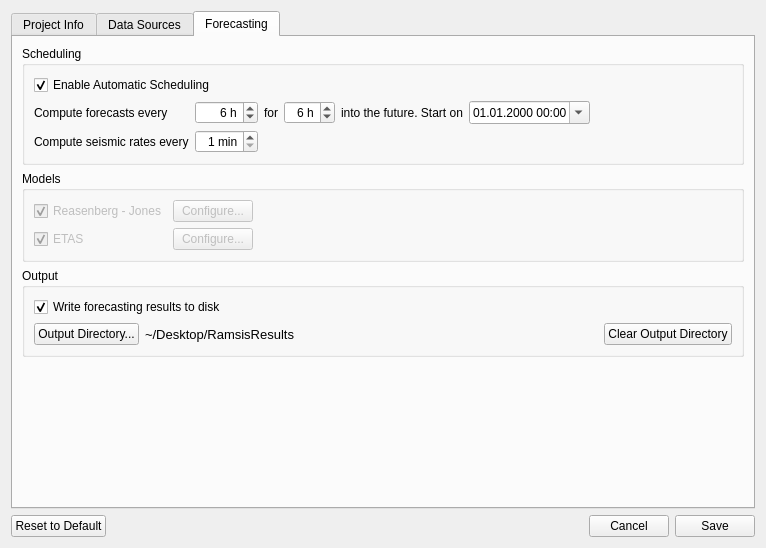
<?xml version="1.0" encoding="UTF-8"?>
<ui version="4.0">
 <class>SettingsWindow</class>
 <widget class="QDialog" name="SettingsWindow">
  <property name="geometry">
   <rect>
    <x>0</x>
    <y>0</y>
    <width>766</width>
    <height>548</height>
   </rect>
  </property>
  <property name="minimumSize">
   <size>
    <width>766</width>
    <height>548</height>
   </size>
  </property>
  <property name="maximumSize">
   <size>
    <width>766</width>
    <height>548</height>
   </size>
  </property>
  <property name="windowTitle">
   <string>RAMSIS Configuration</string>
  </property>
  <layout class="QGridLayout" name="gridLayout_6">
   <item row="0" column="0">
    <widget class="QTabWidget" name="settingsTabs">
     <property name="tabShape">
      <enum>QTabWidget::Rounded</enum>
     </property>
     <property name="currentIndex">
      <number>2</number>
     </property>
     <widget class="QWidget" name="tabProjectInfo">
      <attribute name="title">
       <string>Project Info</string>
      </attribute>
      <layout class="QGridLayout" name="gridLayout">
       <item row="1" column="1">
        <widget class="QDateTimeEdit" name="projectStartEdit">
         <property name="displayFormat">
          <string>dd.MM.yyyy HH:mm</string>
         </property>
         <property name="calendarPopup">
          <bool>true</bool>
         </property>
        </widget>
       </item>
       <item row="0" column="0">
        <widget class="QLabel" name="label_3">
         <property name="text">
          <string>Project Title</string>
         </property>
        </widget>
       </item>
       <item row="0" column="1">
        <widget class="QLineEdit" name="projectTitleEdit"/>
       </item>
       <item row="1" column="0">
        <widget class="QLabel" name="label_2">
         <property name="text">
          <string>Project Start Date</string>
         </property>
        </widget>
       </item>
       <item row="2" column="0">
        <widget class="QLabel" name="label">
         <property name="text">
          <string>Project End Date</string>
         </property>
        </widget>
       </item>
       <item row="3" column="0">
        <widget class="QLabel" name="label_4">
         <property name="text">
          <string>Description</string>
         </property>
         <property name="alignment">
          <set>Qt::AlignLeading|Qt::AlignLeft|Qt::AlignVCenter</set>
         </property>
        </widget>
       </item>
       <item row="3" column="1">
        <widget class="QPlainTextEdit" name="descriptionEdit"/>
       </item>
       <item row="2" column="1">
        <widget class="QDateTimeEdit" name="projectEndEdit">
         <property name="displayFormat">
          <string>dd.MM.yyyy HH:mm</string>
         </property>
         <property name="calendarPopup">
          <bool>true</bool>
         </property>
        </widget>
       </item>
       <item row="1" column="2">
        <spacer name="horizontalSpacer_4">
         <property name="orientation">
          <enum>Qt::Horizontal</enum>
         </property>
         <property name="sizeHint" stdset="0">
          <size>
           <width>40</width>
           <height>20</height>
          </size>
         </property>
        </spacer>
       </item>
      </layout>
     </widget>
     <widget class="QWidget" name="tabDataSources">
      <attribute name="title">
       <string>Data Sources</string>
      </attribute>
      <layout class="QVBoxLayout" name="verticalLayout">
       <item>
        <widget class="QGroupBox" name="groupBox">
         <property name="title">
          <string>Seismic Data</string>
         </property>
         <layout class="QGridLayout" name="gridLayout_5">
          <item row="1" column="0">
           <widget class="QLabel" name="label_5">
            <property name="sizePolicy">
             <sizepolicy hsizetype="Preferred" vsizetype="Preferred">
              <horstretch>0</horstretch>
              <verstretch>0</verstretch>
             </sizepolicy>
            </property>
            <property name="minimumSize">
             <size>
              <width>80</width>
              <height>0</height>
             </size>
            </property>
            <property name="text">
             <string>FDSNWS Url</string>
            </property>
           </widget>
          </item>
          <item row="1" column="1">
           <widget class="QLineEdit" name="fdsnUrlEdit">
            <property name="placeholderText">
             <string>http://fdsn.example.com/event</string>
            </property>
           </widget>
          </item>
          <item row="1" column="2">
           <spacer name="horizontalSpacer_5">
            <property name="orientation">
             <enum>Qt::Horizontal</enum>
            </property>
            <property name="sizeHint" stdset="0">
             <size>
              <width>40</width>
              <height>20</height>
             </size>
            </property>
           </spacer>
          </item>
          <item row="0" column="0" colspan="2">
           <widget class="QCheckBox" name="enableFdsnCheckBox">
            <property name="text">
             <string>Use FDSN Service</string>
            </property>
           </widget>
          </item>
         </layout>
        </widget>
       </item>
       <item>
        <widget class="QGroupBox" name="groupBox_2">
         <property name="title">
          <string>Hydraulic Data</string>
         </property>
         <layout class="QGridLayout" name="gridLayout_7">
          <item row="1" column="0">
           <widget class="QLabel" name="label_6">
            <property name="minimumSize">
             <size>
              <width>80</width>
              <height>0</height>
             </size>
            </property>
            <property name="text">
             <string>HYDWS Url</string>
            </property>
           </widget>
          </item>
          <item row="1" column="2">
           <spacer name="horizontalSpacer_6">
            <property name="orientation">
             <enum>Qt::Horizontal</enum>
            </property>
            <property name="sizeHint" stdset="0">
             <size>
              <width>40</width>
              <height>20</height>
             </size>
            </property>
           </spacer>
          </item>
          <item row="1" column="1">
           <widget class="QLineEdit" name="hydwsUrlEdit">
            <property name="text">
             <string/>
            </property>
            <property name="placeholderText">
             <string>http://hydws.example.com</string>
            </property>
           </widget>
          </item>
          <item row="0" column="0" colspan="2">
           <widget class="QCheckBox" name="enableHydwsCheckBox">
            <property name="text">
             <string>Use HYDWS Service</string>
            </property>
           </widget>
          </item>
         </layout>
        </widget>
       </item>
       <item>
        <spacer name="verticalSpacer_2">
         <property name="orientation">
          <enum>Qt::Vertical</enum>
         </property>
         <property name="sizeHint" stdset="0">
          <size>
           <width>20</width>
           <height>40</height>
          </size>
         </property>
        </spacer>
       </item>
      </layout>
     </widget>
     <widget class="QWidget" name="tabForecasting">
      <attribute name="title">
       <string>Forecasting</string>
      </attribute>
      <layout class="QVBoxLayout" name="verticalLayout_2">
       <item>
        <widget class="QGroupBox" name="schedulingBox">
         <property name="title">
          <string>Scheduling</string>
         </property>
         <property name="alignment">
          <set>Qt::AlignLeading|Qt::AlignLeft|Qt::AlignTop</set>
         </property>
         <layout class="QGridLayout" name="gridLayout_2">
          <item row="1" column="6">
           <spacer name="horizontalSpacer_3">
            <property name="orientation">
             <enum>Qt::Horizontal</enum>
            </property>
            <property name="sizeHint" stdset="0">
             <size>
              <width>40</width>
              <height>20</height>
             </size>
            </property>
           </spacer>
          </item>
          <item row="1" column="5">
           <widget class="QDateTimeEdit" name="firstForecastBox">
            <property name="displayFormat">
             <string>dd.MM.yyyy HH:mm</string>
            </property>
            <property name="calendarPopup">
             <bool>true</bool>
            </property>
           </widget>
          </item>
          <item row="1" column="3">
           <widget class="QSpinBox" name="forecastBinTimeBox">
            <property name="enabled">
             <bool>true</bool>
            </property>
            <property name="autoFillBackground">
             <bool>false</bool>
            </property>
            <property name="frame">
             <bool>true</bool>
            </property>
            <property name="alignment">
             <set>Qt::AlignRight|Qt::AlignTrailing|Qt::AlignVCenter</set>
            </property>
            <property name="suffix">
             <string> h</string>
            </property>
            <property name="minimum">
             <number>1</number>
            </property>
            <property name="maximum">
             <number>24</number>
            </property>
            <property name="value">
             <number>6</number>
            </property>
           </widget>
          </item>
          <item row="1" column="0">
           <widget class="QLabel" name="forecastIntervalLabel">
            <property name="text">
             <string>Compute forecasts every</string>
            </property>
            <property name="alignment">
             <set>Qt::AlignLeading|Qt::AlignLeft|Qt::AlignVCenter</set>
            </property>
           </widget>
          </item>
          <item row="1" column="2">
           <widget class="QLabel" name="forLabel">
            <property name="text">
             <string>for</string>
            </property>
            <property name="alignment">
             <set>Qt::AlignLeading|Qt::AlignLeft|Qt::AlignVCenter</set>
            </property>
           </widget>
          </item>
          <item row="1" column="1">
           <widget class="QSpinBox" name="forecastIntervalBox">
            <property name="enabled">
             <bool>true</bool>
            </property>
            <property name="autoFillBackground">
             <bool>false</bool>
            </property>
            <property name="frame">
             <bool>true</bool>
            </property>
            <property name="alignment">
             <set>Qt::AlignRight|Qt::AlignTrailing|Qt::AlignVCenter</set>
            </property>
            <property name="suffix">
             <string> h</string>
            </property>
            <property name="minimum">
             <number>1</number>
            </property>
            <property name="maximum">
             <number>24</number>
            </property>
            <property name="value">
             <number>6</number>
            </property>
           </widget>
          </item>
          <item row="1" column="4">
           <widget class="QLabel" name="futureLabel">
            <property name="text">
             <string>into the future. Start on</string>
            </property>
            <property name="alignment">
             <set>Qt::AlignLeading|Qt::AlignLeft|Qt::AlignVCenter</set>
            </property>
           </widget>
          </item>
          <item row="2" column="1">
           <widget class="QSpinBox" name="rateIntervalBox">
            <property name="enabled">
             <bool>true</bool>
            </property>
            <property name="autoFillBackground">
             <bool>false</bool>
            </property>
            <property name="frame">
             <bool>true</bool>
            </property>
            <property name="alignment">
             <set>Qt::AlignRight|Qt::AlignTrailing|Qt::AlignVCenter</set>
            </property>
            <property name="suffix">
             <string> min</string>
            </property>
            <property name="minimum">
             <number>1</number>
            </property>
            <property name="maximum">
             <number>60</number>
            </property>
            <property name="value">
             <number>1</number>
            </property>
           </widget>
          </item>
          <item row="2" column="0">
           <widget class="QLabel" name="rateIntervalLabel">
            <property name="text">
             <string>Compute seismic rates every</string>
            </property>
            <property name="alignment">
             <set>Qt::AlignLeading|Qt::AlignLeft|Qt::AlignVCenter</set>
            </property>
           </widget>
          </item>
          <item row="0" column="0" colspan="2">
           <widget class="QCheckBox" name="enableAutoSchedulingCheckBox">
            <property name="text">
             <string>Enable Automatic Scheduling</string>
            </property>
            <property name="checked">
             <bool>true</bool>
            </property>
           </widget>
          </item>
         </layout>
        </widget>
       </item>
       <item>
        <widget class="QGroupBox" name="modelsBox">
         <property name="title">
          <string>Models</string>
         </property>
         <layout class="QGridLayout" name="gridLayout_3">
          <item row="0" column="0">
           <widget class="QCheckBox" name="enableRjCheckBox">
            <property name="enabled">
             <bool>false</bool>
            </property>
            <property name="text">
             <string>Reasenberg - Jones</string>
            </property>
            <property name="checked">
             <bool>true</bool>
            </property>
           </widget>
          </item>
          <item row="0" column="1">
           <widget class="QPushButton" name="rjConfigButton">
            <property name="enabled">
             <bool>false</bool>
            </property>
            <property name="text">
             <string>Configure...</string>
            </property>
           </widget>
          </item>
          <item row="1" column="0">
           <widget class="QCheckBox" name="enableEtasCheckBox">
            <property name="enabled">
             <bool>false</bool>
            </property>
            <property name="text">
             <string>ETAS</string>
            </property>
            <property name="checked">
             <bool>true</bool>
            </property>
           </widget>
          </item>
          <item row="1" column="1">
           <widget class="QPushButton" name="etasConfigButton">
            <property name="enabled">
             <bool>false</bool>
            </property>
            <property name="text">
             <string>Configure...</string>
            </property>
           </widget>
          </item>
          <item row="0" column="2">
           <spacer name="horizontalSpacer_2">
            <property name="orientation">
             <enum>Qt::Horizontal</enum>
            </property>
            <property name="sizeHint" stdset="0">
             <size>
              <width>40</width>
              <height>20</height>
             </size>
            </property>
           </spacer>
          </item>
         </layout>
        </widget>
       </item>
       <item>
        <widget class="QGroupBox" name="outputBox">
         <property name="title">
          <string>Output</string>
         </property>
         <layout class="QGridLayout" name="gridLayout_4">
          <item row="0" column="0" colspan="2">
           <widget class="QCheckBox" name="writeResultsToFileCheckBox">
            <property name="text">
             <string>Write forecasting results to disk</string>
            </property>
            <property name="checked">
             <bool>true</bool>
            </property>
           </widget>
          </item>
          <item row="1" column="3">
           <widget class="QPushButton" name="clearOutputDirButton">
            <property name="text">
             <string>Clear Output Directory</string>
            </property>
           </widget>
          </item>
          <item row="1" column="0">
           <widget class="QPushButton" name="selectOutputDirButton">
            <property name="text">
             <string>Output Directory...</string>
            </property>
           </widget>
          </item>
          <item row="1" column="1">
           <widget class="QLabel" name="outputPathLabel">
            <property name="font">
             <font>
              <pointsize>10</pointsize>
             </font>
            </property>
            <property name="text">
             <string>~/Desktop/RamsisResults</string>
            </property>
           </widget>
          </item>
          <item row="1" column="2">
           <spacer name="horizontalSpacer_7">
            <property name="orientation">
             <enum>Qt::Horizontal</enum>
            </property>
            <property name="sizeHint" stdset="0">
             <size>
              <width>40</width>
              <height>20</height>
             </size>
            </property>
           </spacer>
          </item>
         </layout>
        </widget>
       </item>
       <item>
        <spacer name="verticalSpacer">
         <property name="orientation">
          <enum>Qt::Vertical</enum>
         </property>
         <property name="sizeHint" stdset="0">
          <size>
           <width>20</width>
           <height>40</height>
          </size>
         </property>
        </spacer>
       </item>
      </layout>
     </widget>
    </widget>
   </item>
   <item row="1" column="0">
    <layout class="QHBoxLayout" name="horizontalLayout">
     <item>
      <widget class="QPushButton" name="resetToDefaultButton">
       <property name="text">
        <string>Reset to Default</string>
       </property>
      </widget>
     </item>
     <item>
      <spacer name="horizontalSpacer">
       <property name="orientation">
        <enum>Qt::Horizontal</enum>
       </property>
       <property name="sizeHint" stdset="0">
        <size>
         <width>40</width>
         <height>20</height>
        </size>
       </property>
      </spacer>
     </item>
     <item>
      <widget class="QPushButton" name="cancelButton">
       <property name="text">
        <string>Cancel</string>
       </property>
      </widget>
     </item>
     <item>
      <widget class="QPushButton" name="saveButton">
       <property name="text">
        <string>Save</string>
       </property>
      </widget>
     </item>
    </layout>
   </item>
  </layout>
 </widget>
 <resources/>
 <connections/>
</ui>
